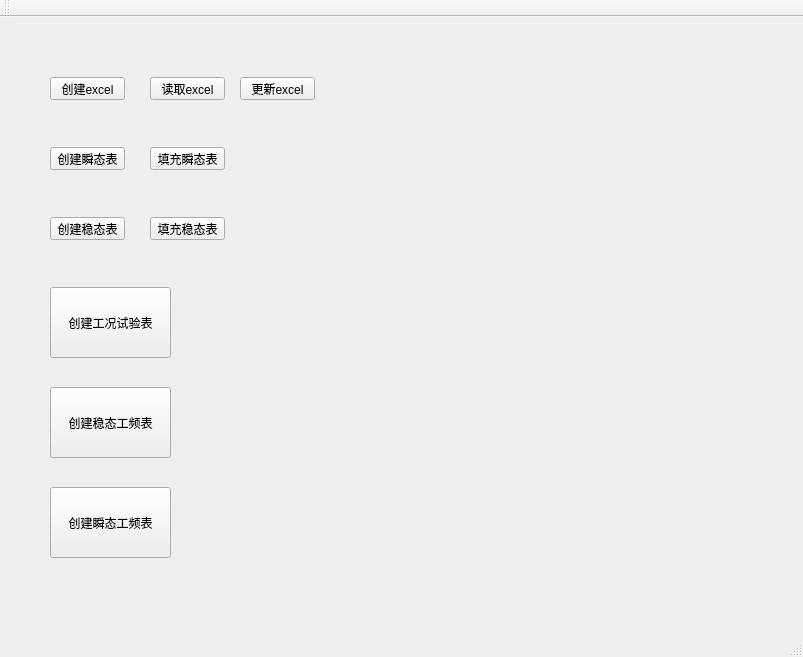
<?xml version="1.0" encoding="UTF-8"?>
<ui version="4.0">
 <class>MainWindow</class>
 <widget class="QMainWindow" name="MainWindow">
  <property name="geometry">
   <rect>
    <x>0</x>
    <y>0</y>
    <width>803</width>
    <height>657</height>
   </rect>
  </property>
  <property name="windowTitle">
   <string>MainWindow</string>
  </property>
  <widget class="QWidget" name="centralWidget">
   <widget class="QPushButton" name="pushButton">
    <property name="geometry">
     <rect>
      <x>50</x>
      <y>60</y>
      <width>75</width>
      <height>23</height>
     </rect>
    </property>
    <property name="text">
     <string>创建excel</string>
    </property>
   </widget>
   <widget class="QPushButton" name="pushButton_2">
    <property name="geometry">
     <rect>
      <x>150</x>
      <y>60</y>
      <width>75</width>
      <height>23</height>
     </rect>
    </property>
    <property name="text">
     <string>读取excel</string>
    </property>
   </widget>
   <widget class="QPushButton" name="pushButton_3">
    <property name="geometry">
     <rect>
      <x>240</x>
      <y>60</y>
      <width>75</width>
      <height>23</height>
     </rect>
    </property>
    <property name="text">
     <string>更新excel</string>
    </property>
   </widget>
   <widget class="QPushButton" name="pushButton_4">
    <property name="geometry">
     <rect>
      <x>50</x>
      <y>130</y>
      <width>75</width>
      <height>23</height>
     </rect>
    </property>
    <property name="text">
     <string>创建瞬态表</string>
    </property>
   </widget>
   <widget class="QPushButton" name="pushButton_5">
    <property name="geometry">
     <rect>
      <x>150</x>
      <y>130</y>
      <width>75</width>
      <height>23</height>
     </rect>
    </property>
    <property name="text">
     <string>填充瞬态表</string>
    </property>
   </widget>
   <widget class="QPushButton" name="pushButton_6">
    <property name="geometry">
     <rect>
      <x>50</x>
      <y>200</y>
      <width>75</width>
      <height>23</height>
     </rect>
    </property>
    <property name="text">
     <string>创建稳态表</string>
    </property>
   </widget>
   <widget class="QPushButton" name="pushButton_7">
    <property name="geometry">
     <rect>
      <x>150</x>
      <y>200</y>
      <width>75</width>
      <height>23</height>
     </rect>
    </property>
    <property name="text">
     <string>填充稳态表</string>
    </property>
   </widget>
   <widget class="QPushButton" name="pushButton_8">
    <property name="geometry">
     <rect>
      <x>50</x>
      <y>270</y>
      <width>121</width>
      <height>71</height>
     </rect>
    </property>
    <property name="text">
     <string>创建工况试验表</string>
    </property>
   </widget>
   <widget class="QPushButton" name="pushButton_9">
    <property name="geometry">
     <rect>
      <x>50</x>
      <y>370</y>
      <width>121</width>
      <height>71</height>
     </rect>
    </property>
    <property name="text">
     <string>创建稳态工频表</string>
    </property>
   </widget>
   <widget class="QPushButton" name="pushButton_10">
    <property name="geometry">
     <rect>
      <x>50</x>
      <y>470</y>
      <width>121</width>
      <height>71</height>
     </rect>
    </property>
    <property name="text">
     <string>创建瞬态工频表</string>
    </property>
   </widget>
  </widget>
  <widget class="QMenuBar" name="menuBar">
   <property name="geometry">
    <rect>
     <x>0</x>
     <y>0</y>
     <width>803</width>
     <height>23</height>
    </rect>
   </property>
  </widget>
  <widget class="QToolBar" name="mainToolBar">
   <attribute name="toolBarArea">
    <enum>TopToolBarArea</enum>
   </attribute>
   <attribute name="toolBarBreak">
    <bool>false</bool>
   </attribute>
  </widget>
  <widget class="QStatusBar" name="statusBar"/>
 </widget>
 <layoutdefault spacing="6" margin="11"/>
 <resources/>
 <connections/>
</ui>
